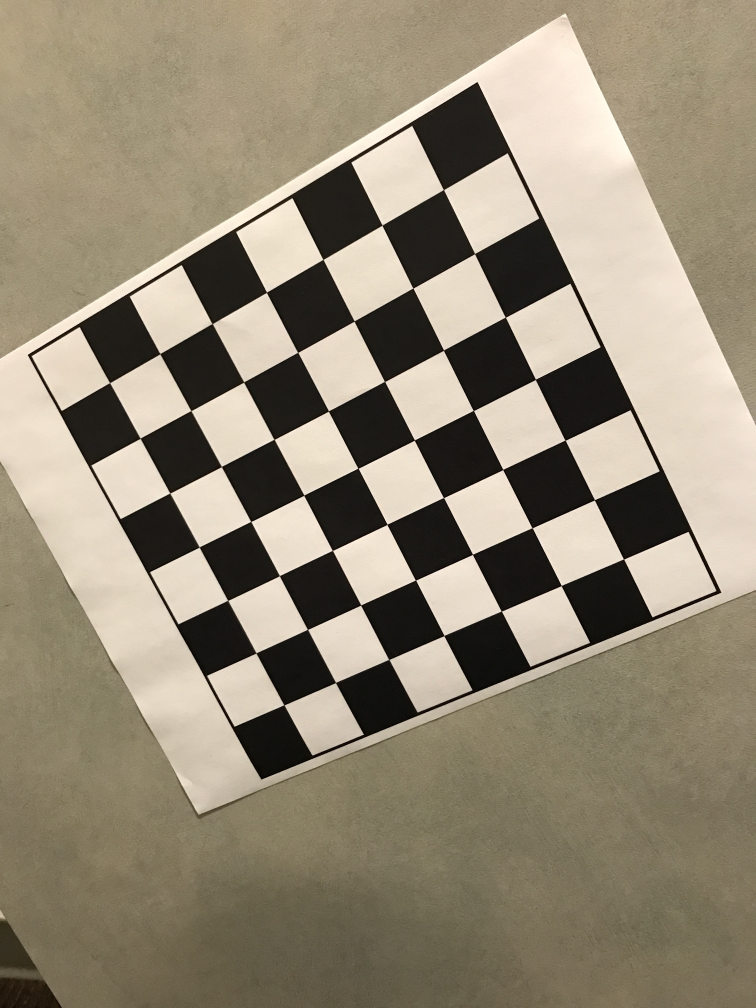
#> input picture part1/pic1.png, 3024 x 4032 px (shown at 1/4 size); its folder holds only this picture in this run
$ python part1.py
#> lines starting #> are read from the running program, lines starting #| are printed output that depends on the picture
######################################################
## part1.py
## Tanvir Heer and Marco Carmona
## CMPEv264
##
## This file is used to calibrate our camera. We use
## a checkerboard to calibrate. This program detects
## the corners of the checkerboard from each
## checkerboard image that is sent into this program.
## By scanning more images and detecting more corners
## we improve the output K matrix 'mtx' and radial
## output paramater 'dist' in this case.
######################################################

import numpy as np
import cv2
import glob

# termination criteria
criteria = (cv2.TERM_CRITERIA_EPS + cv2.TERM_CRITERIA_MAX_ITER, 30, 0.001)

# prepare object points, like (0,0,0), (1,0,0), (2,0,0) ....,(6,5,0)
objp = np.zeros((5*5,3), np.float32)
objp[:,:2] = np.mgrid[0:5,0:5].T.reshape(-1,2)

# Arrays to store object points and image points from all the images.
objpoints = [] # 3d point in real world space
imgpoints = [] # 2d points in image plane.

images = glob.glob('*.png')

for fname in images:
    img = cv2.imread(fname)
#> img is the input picture: shape (4032, 3024, 3); mean B, G, R 117.5, 137, 147.1

    gray = cv2.cvtColor(img,cv2.COLOR_BGR2GRAY)
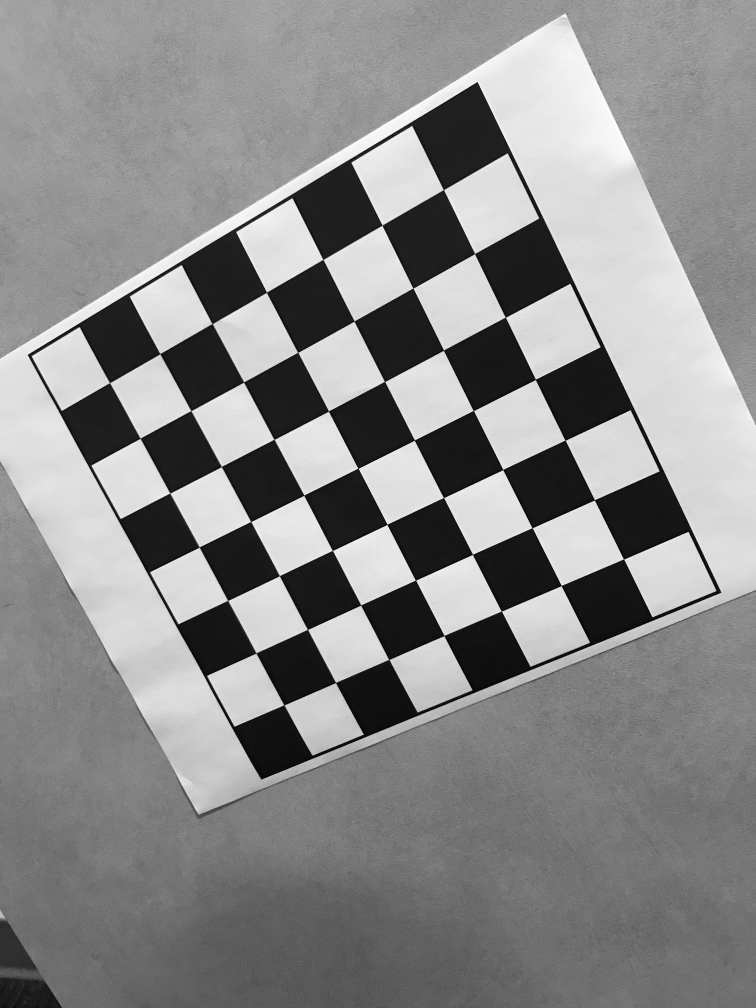
#> gray: shape (4032, 3024) (shown at 1/4 size); min 0, max 254, mean 137.9

    # Find the chess board corners
    ret, corners = cv2.findChessboardCorners(gray, (5,5),None)
#> ret = True; corners = 25 rows, first 8: [1653, 1153.9], [1775.1, 1400.9], [1894.8, 1643.6], [2013.6, 1878.3], [2130, 2112.5], [1417.1, 1286.9], [1540.9, 1527.8], [1659.3, 1761.1]

    # If found, add object points, image points (after refining them)
    if ret == True:
        objpoints.append(objp)

        corners2 = cv2.cornerSubPix(gray,corners,(11,11),(-1,-1),criteria)
#> corners2 = 25 rows, first 8: [1653.2, 1153.7], [1775.5, 1401.9], [1894.8, 1643.5], [2012.7, 1879.1], [2130, 2112.5], [1417.9, 1285.6], [1539.7, 1527.1], [1658.9, 1761.8]
        imgpoints.append(corners2)

        # Draw and display the corners
        img = cv2.drawChessboardCorners(img, (5,5), corners2,ret) #was img =

        ret, mtx, dist, rvecs, tvecs = cv2.calibrateCamera(objpoints, imgpoints, gray.shape[::-1],None,None)
#> ret = 0.481; mtx = [[1771.4, 0, 1845.3], [0, 1731.3, 1928.7], [0, 0, 1]]; dist = [[0.0911, -0.109, -0.0028, 0.00662, 0.101]]; rvecs = ([0.146, 0.0455, 1.11],); tvecs = ([-0.706, -2.88, 6.53],)

# save and print out K matrix and distortion parameters
np.save('mtx',mtx)
np.save('dist',dist)
np.savetxt('mtx.out',mtx)
np.savetxt('dist.out',dist)

$ run again, on part1/pic13.png
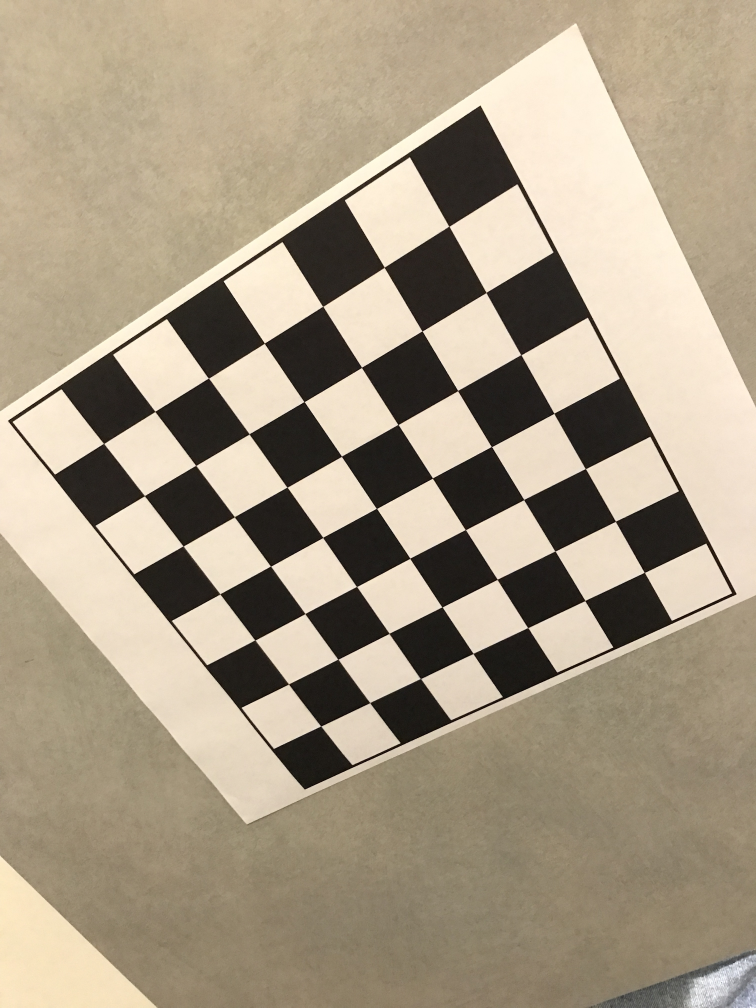
#> input picture part1/pic13.png, 3024 x 4032 px (shown at 1/4 size)
#> img is the input picture: shape (4032, 3024, 3); mean B, G, R 133, 154.2, 167.3
#> `gray = cv2.cvtColor(img,cv2.COLOR_BGR2GRAY)`:
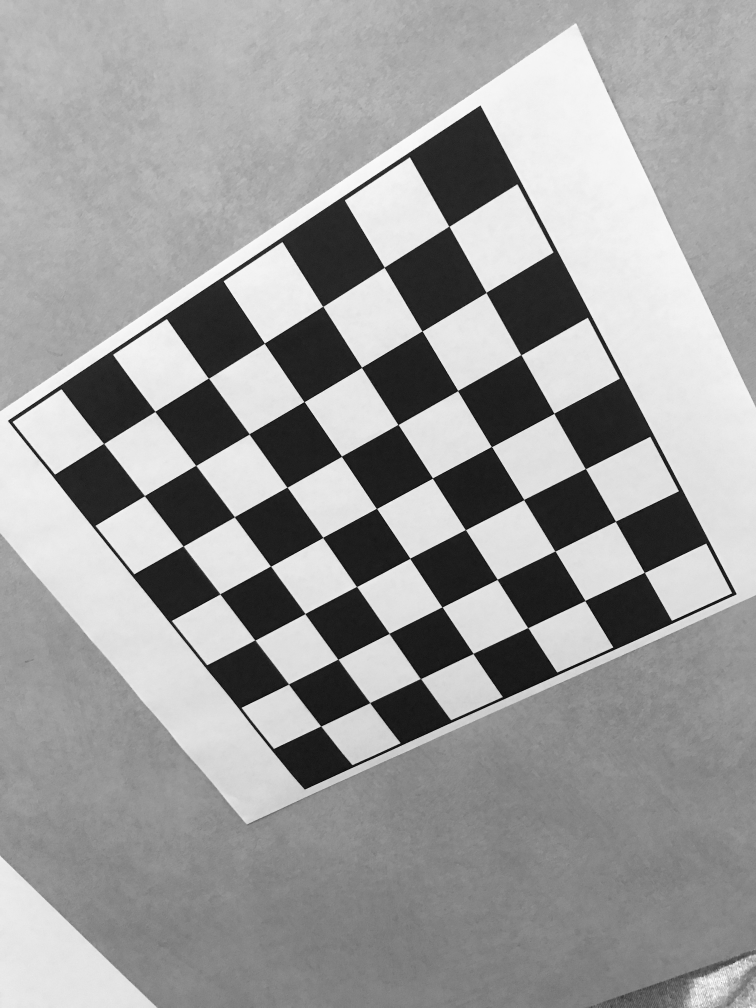
#> gray: shape (4032, 3024) (shown at 1/4 size); min 0, max 255, mean 155.7
#> `ret, corners = cv2.findChessboardCorners(gray, (5,5),None)`: ret = True; corners = 25 rows, first 8: [1690, 1324.8], [1832, 1564], [1967.7, 1788.7], [2096.5, 1999.6], [2220.9, 2205.3], [1447.9, 1469.5], [1593.8, 1700], [1731, 1913.7]
#> corners2 = 25 rows, first 8: [1689.5, 1325.1], [1832.2, 1563.6], [1967.2, 1787.8], [2096.4, 1999.7], [2221.5, 2205.7], [1447.4, 1470.9], [1593.3, 1699.3], [1731.1, 1913.6]
#> `ret, mtx, dist, rvecs, tvecs = cv2.calibrateCamera(objpoints, imgpoint..`: ret = 1.12; mtx = [[4684.4, 0, 1210.8], [0, 5172.7, 1784.5], [0, 0, 1]]; dist = [[1.2, -23.06, -0.0201, -0.0367, 203.3]]; rvecs = ([0.56, -0.183, 0.978],); tvecs = ([1.68, -1.45, 16.58],)

$ run again, on part1/pic14.png
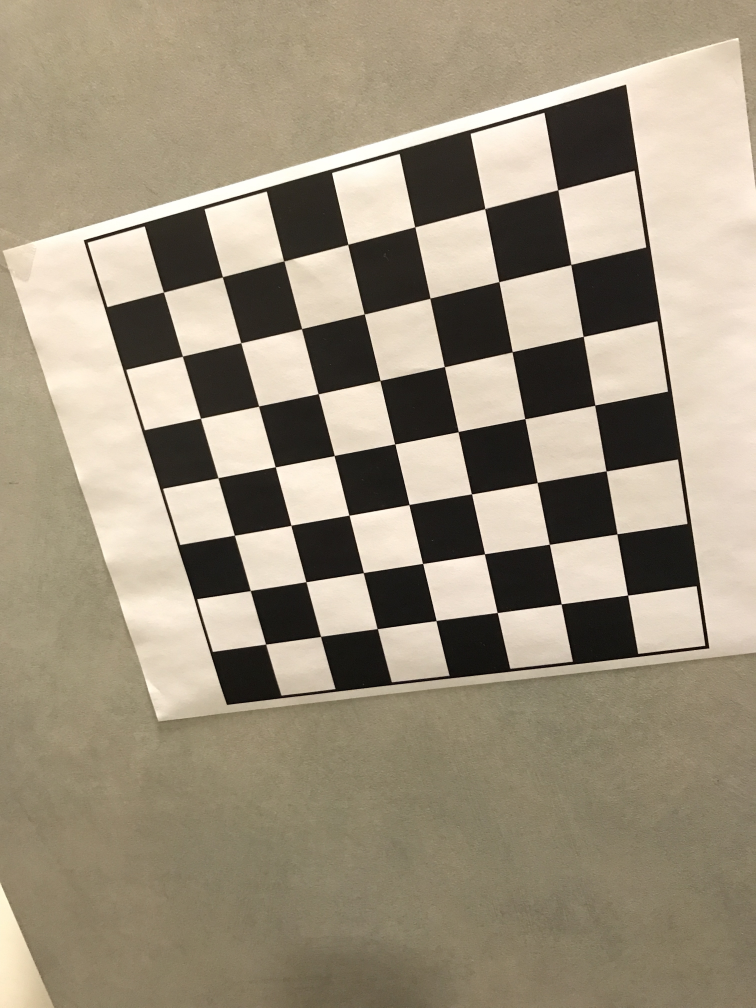
#> input picture part1/pic14.png, 3024 x 4032 px (shown at 1/4 size)
#> img is the input picture: shape (4032, 3024, 3); mean B, G, R 124.7, 144.9, 156.1
#> `gray = cv2.cvtColor(img,cv2.COLOR_BGR2GRAY)`:
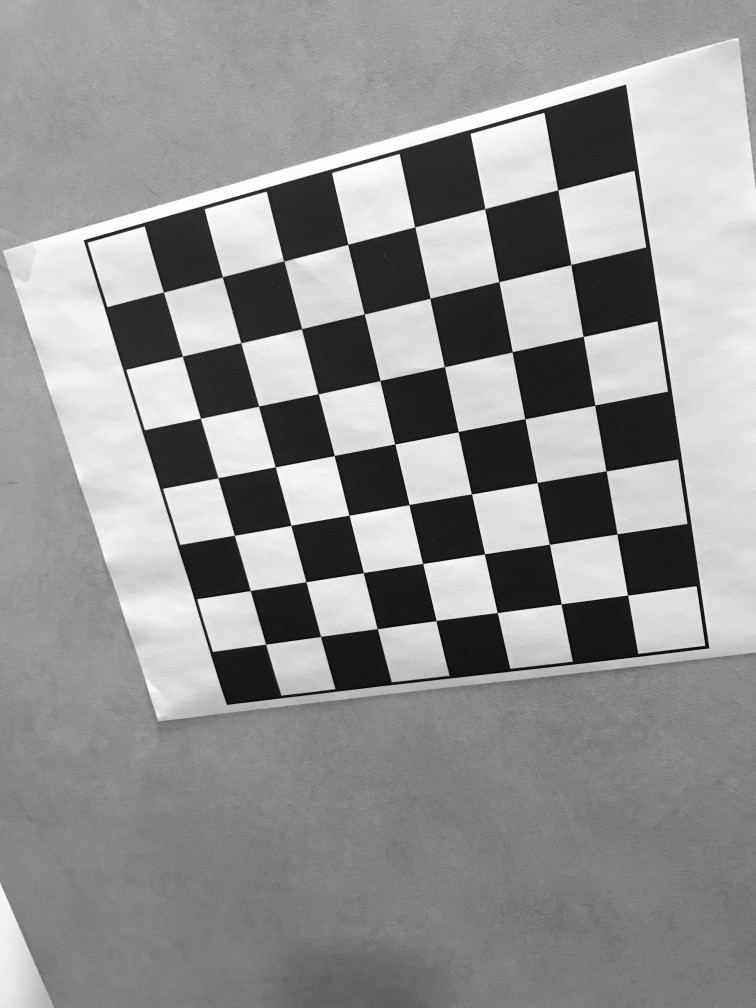
#> gray: shape (4032, 3024) (shown at 1/4 size); min 0, max 255, mean 146
#> `ret, corners = cv2.findChessboardCorners(gray, (5,5),None)`: ret = True; corners = 25 rows, first 8: [1997, 1128.1], [2050, 1409], [2100.8, 1676.9], [2150.3, 1930], [2198.7, 2178.1], [1721, 1194.5], [1778.8, 1468.3], [1834.2, 1728.1]
#> corners2 = 25 rows, first 8: [1996.8, 1128.1], [2049.9, 1408.7], [2100.6, 1676.1], [2150.2, 1931.2], [2198.7, 2178.3], [1721, 1194.3], [1778.8, 1467.8], [1834.2, 1728]
#> `ret, mtx, dist, rvecs, tvecs = cv2.calibrateCamera(objpoints, imgpoint..`: ret = 0.639; mtx = [[2882.7, 0, 1568.9], [0, 2876, 1853.9], [0, 0, 1]]; dist = [[0.222, -0.586, -0.00703, -0.00176, -6.38]]; rvecs = ([0.325, -0.0133, 1.35],); tvecs = ([1.51, -2.57, 10.33],)

$ run again, on part1/pic15.png
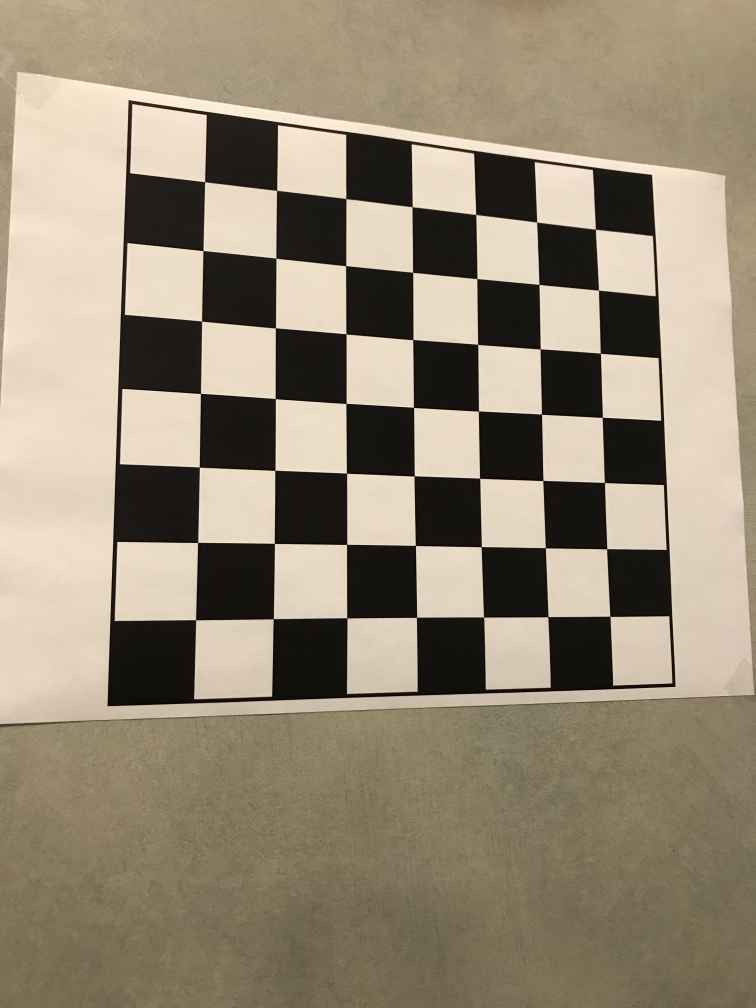
#> input picture part1/pic15.png, 3024 x 4032 px (shown at 1/4 size)
#> img is the input picture: shape (4032, 3024, 3); mean B, G, R 117.2, 137.2, 148.8
#> `gray = cv2.cvtColor(img,cv2.COLOR_BGR2GRAY)`:
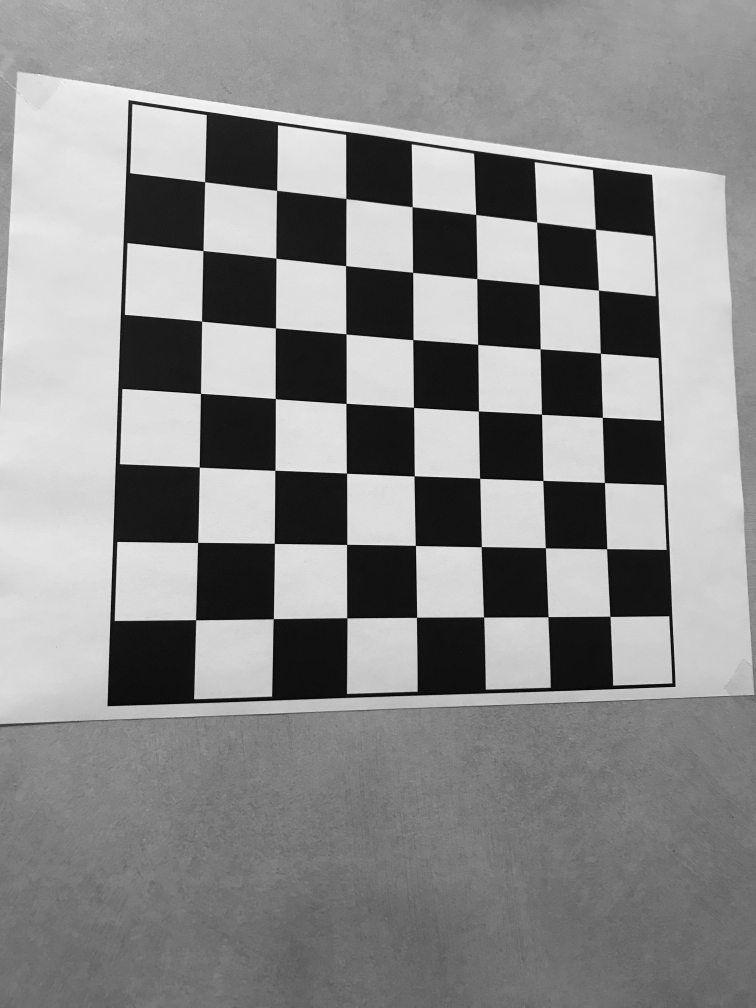
#> gray: shape (4032, 3024) (shown at 1/4 size); min 0, max 253, mean 138.4
#> `ret, corners = cv2.findChessboardCorners(gray, (5,5),None)`: ret = True; corners = 25 rows, first 8: [1107, 1034.4], [1384.7, 1063.6], [1651.8, 1090.4], [1908.9, 1115.3], [2156.9, 1139.2], [1103.1, 1313.4], [1386, 1337.2], [1651, 1359.7]
#> corners2 = 25 rows, first 8: [1105.3, 1034], [1384.3, 1064.1], [1652.1, 1090.5], [1908.8, 1115.7], [2157.2, 1138.9], [1103.3, 1312.9], [1385.4, 1336.8], [1653.2, 1359.9]
#> `ret, mtx, dist, rvecs, tvecs = cv2.calibrateCamera(objpoints, imgpoint..`: ret = 0.473; mtx = [[3012.6, 0, 1692.5], [0, 3093.2, 2231], [0, 0, 1]]; dist = [[0.318, -1.06, 0.0163, 0.0141, 1.75]]; rvecs = ([-0.114, -0.25, -0.00194],); tvecs = ([-2.11, -4.17, 10.85],)

$ run again, on part1/pic10.png
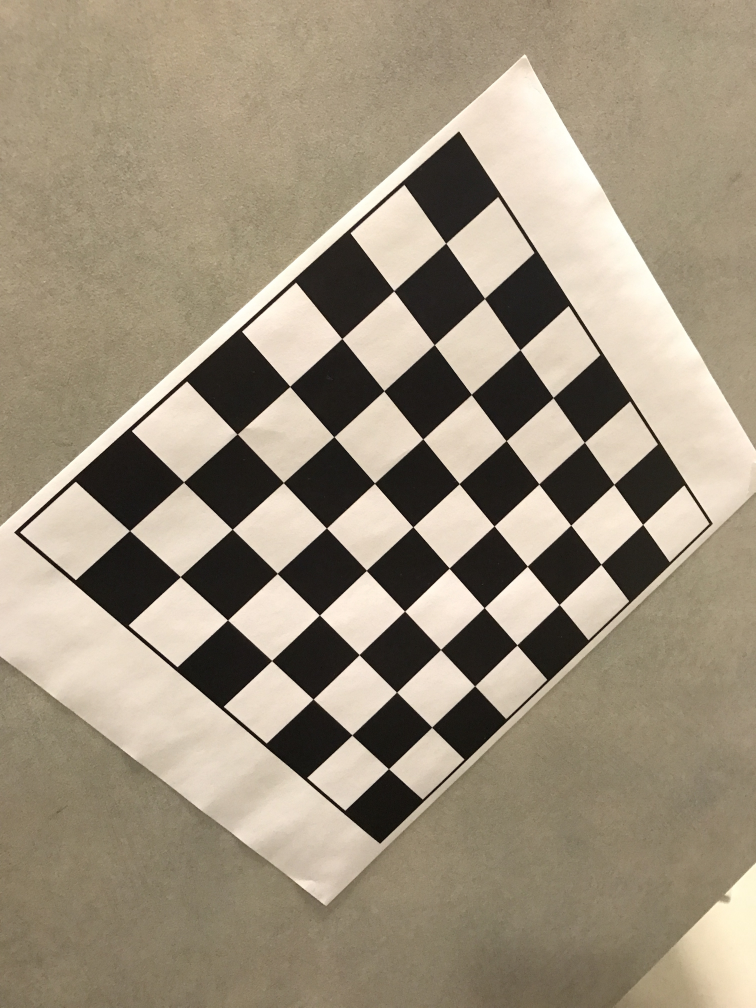
#> input picture part1/pic10.png, 3024 x 4032 px (shown at 1/4 size)
#> img is the input picture: shape (4032, 3024, 3); mean B, G, R 124.7, 144.7, 156.8
#> `gray = cv2.cvtColor(img,cv2.COLOR_BGR2GRAY)`:
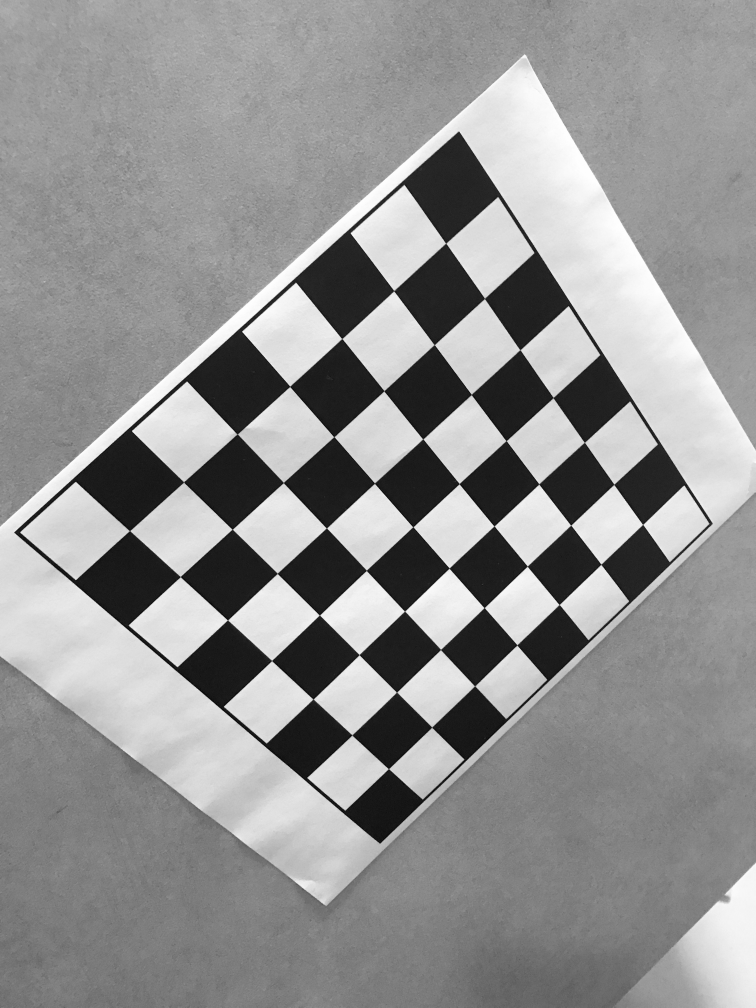
#> gray: shape (4032, 3024) (shown at 1/4 size); min 0, max 255, mean 146
#> `ret, corners = cv2.findChessboardCorners(gray, (5,5),None)`: ret = True; corners = 25 rows, first 8: [1739.3, 1380.6], [1886.5, 1579.5], [2025.5, 1764], [2157.2, 1939.2], [2283, 2101.2], [1537.6, 1564.5], [1694.6, 1756.7], [1838, 1935.3]
#> corners2 = 25 rows, first 8: [1738.5, 1380.1], [1886.6, 1579.1], [2025.8, 1764.2], [2156.8, 1937.3], [2284.3, 2102], [1537, 1564.4], [1692.7, 1757.1], [1837.9, 1936.3]
#> `ret, mtx, dist, rvecs, tvecs = cv2.calibrateCamera(objpoints, imgpoint..`: ret = 0.774; mtx = [[1766.8, 0, 664.6], [0, 1609.6, 1951.2], [0, 0, 1]]; dist = [[0.0954, -0.0407, -0.0021, -0.0196, 0.0146]]; rvecs = ([0.0398, -0.231, 0.8],); tvecs = ([3.77, -2.16, 6.21],)
